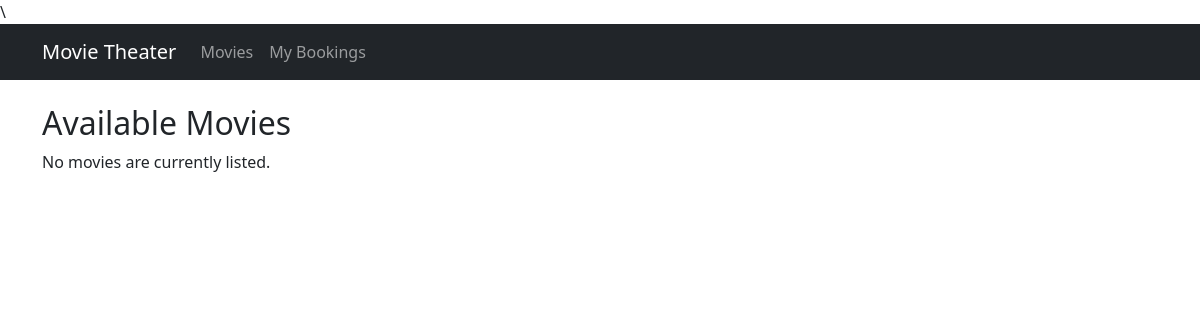
Before: / with the older database file.
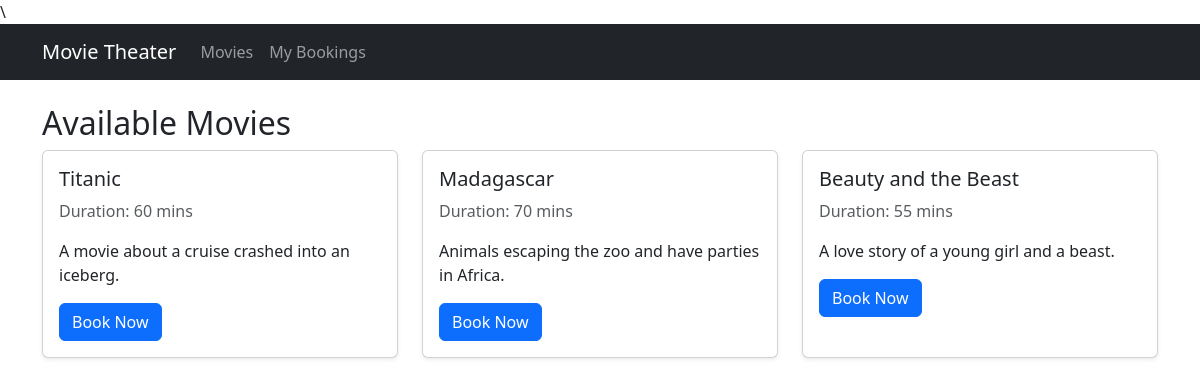
After: the same page with the newer database file.
### bookings/models.py (models this page shows, shortened)
class Movie(models.Model):
    title = models.CharField(max_length=200)
    description = models.TextField()
    release_date = models.DateField()
    duration = models.IntegerField(help_text="Duration in minutes")

### bookings/views.py (the view)
# urls.py: path('', movie_list, name='movie_list'),
def movie_list(request):
    movies = Movie.objects.all()
    context = {'movies': movies}
    return render(request, 'bookings/movie_list.html', context)

### bookings/templates/bookings/movie_list.html (shortened to what this page needs)
{% extends 'bookings/base.html' %}
{% block content %}
    <h2>Available Movies</h2>
    <div class="row">
        {% for movie in movies %}
            <div class="col-md-4 mb-4">
                <div class="card h-100 shadow-sm">
                    <div class="card-body">
                        <h5 class="card-title">{{ movie.title }}</h5>
                        <p class="card-text text-muted">Duration: {{ movie.duration }} mins</p>
                        <p class="card-text">{{ movie.description|truncatechars:100 }}</p>
                        <a href="{% url 'book_seat' movie.id %}" class="btn btn-primary">Book Now</a>
                    </div>
                </div>
            </div>
        {% empty %}
            <p>No movies are currently listed.</p>
        {% endfor %}
    </div>
{% endblock %}

Changed rows visible on the page:
added Movie: title "Titanic", duration "60", description "A movie about a cruise crashed into an iceberg."
added Movie: title "Madagascar", duration "70", description "Animals escaping the zoo and have parties in Africa."
added Movie: title "Beauty and the Beast", duration "55", description "A love story of a young girl and a beast."
Other visible differences:
text no longer shown: "No movies are currently listed."
